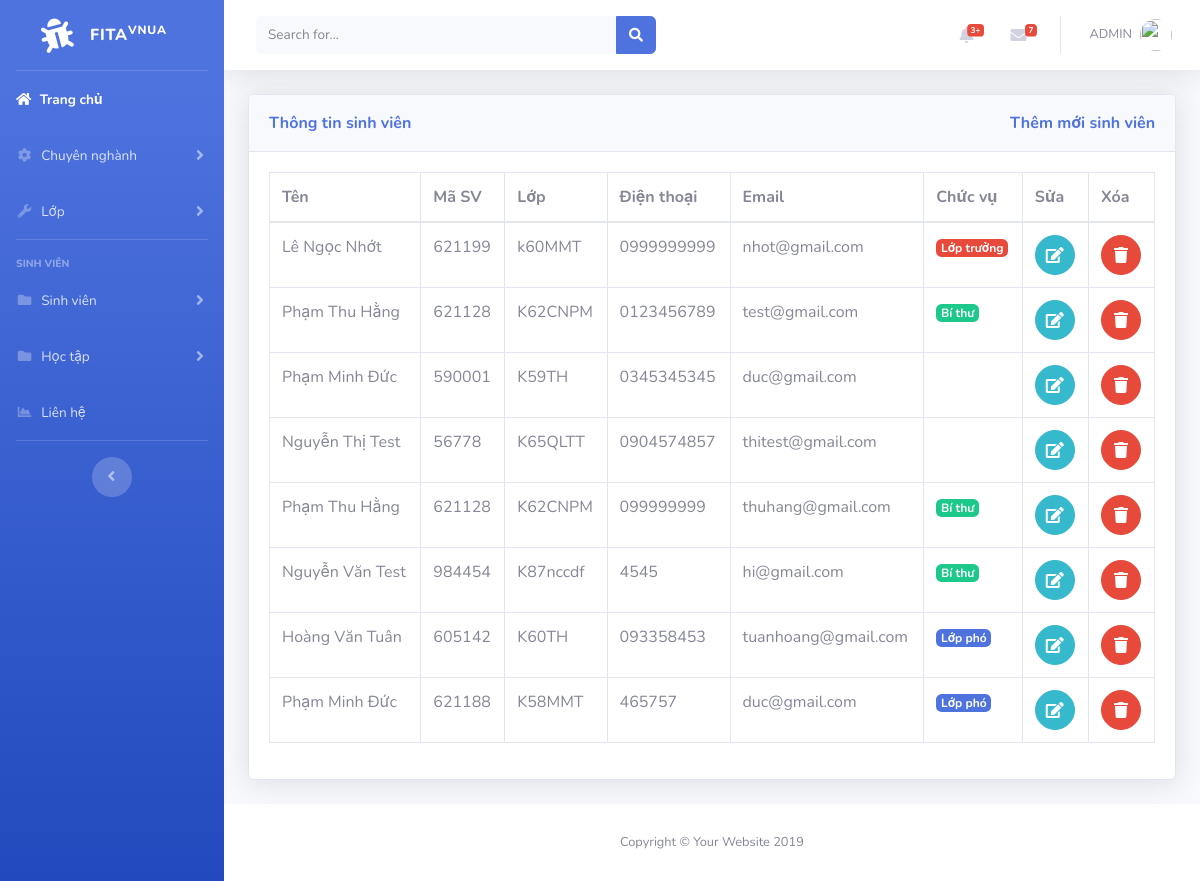
The page /student.php on the database as committed earlier.
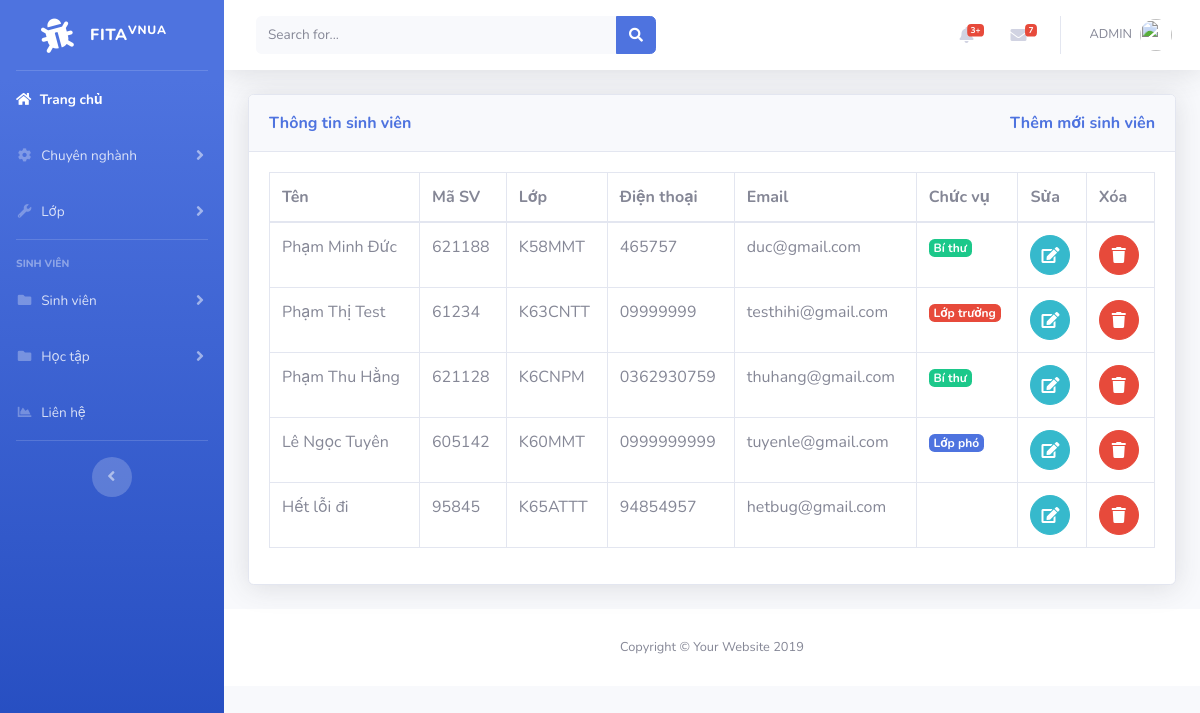
The same page on the database as committed later.
### tables this page shows
CREATE TABLE `student` (
  `id` int(11) NOT NULL,
  `name` varchar(50) NOT NULL,
  `code` varchar(6) NOT NULL,
  `class` varchar(50) NOT NULL,
  `phone` varchar(50) NOT NULL,
  `email` varchar(50) NOT NULL,
  `id_pos` int(6) NOT NULL
);

### student.php (the view, shortened to what this page needs)
<?php
include('includes/header.php');
include('includes/navbar.php');
include('includes/connect.php');
?>
<div class="container-fluid">
<div class="card shadow mb-4">
  <div class="card-header py-3">
    <h7 class="m-0 font-weight-bold text-primary">Thông tin sinh viên
            <a style="float:right" href="add_student.php">
              Thêm mới sinh viên
            </a>
    </h7>
  </div>
  <div class="card-body">
  <div class="table-responsive">
<?php
$query="SELECT * FROM student";
$query_run=mysqli_query($connect,$query);
 ?>
      <table class="table table-bordered" id="dataTable" width="100%" cellspacing="0">
        <thead>
          <tr>
            <th>Tên</th>
            <th>Mã SV</th>
            <th>Lớp</th>
            <th>Điện thoại</th>
            <th>Email</th>
            <th>Chức vụ</th>
            <th>Sửa</th>
            <th>Xóa</th>
          </tr>
        </thead>
        <tbody>
          <?php
              if(mysqli_num_rows($query_run)>0)
              {
                while($row=mysqli_fetch_assoc($query_run))
                {
                  ?>
                      <tr>
                        <td><?php echo $row['name']; ?></td>
                        <td><?php echo $row['code']; ?></td>
                        <td><?php echo $row['class']; ?></td>
                        <td><?php echo $row['phone']; ?></td>
                        <td><?php echo $row['email']; ?></td>
                        <td>
                          <?php
                            if($row['id_pos']==1)
                            {
                              echo '<a href="#" class="badge badge-danger">Lớp trưởng</a>';
                            }
                            if($row['id_pos']==2)
                            {
                              echo '<p class="badge badge-success">Bí thư</p>';
                            }
                            if($row['id_pos']==3)
                            {
                              echo '<p class="badge badge-primary">Lớp phó</p>';
                            }
                            else
                            {
                              echo ' ';
                            }
                          ?>
                        </td>
                        <td>
                            <form action="edit.php" method="post">
                                <button  type="submit" name="edit_btn" class="btn btn-info btn-circle"><i class="fa fa-edit edit"></i></button>
                            </form>
                        </td>
                        <td>
                            <form action="code.php" method="post">
                              <button onclick="return confirm('Bạn có muốn xóa sinh viên')" href="code.php?id=<?php echo $row['name'];?>" type="submit" name="delete_btn" class="btn btn-danger btn-circle"><i class="fas fa-trash"></i></button>
                            </form>
                        </td>
                      </tr>
                  <?php
                }
              }
              else
              {
                echo "Not found";
              }
           ?>
        </tbody>
      </table>
    </div>
  </div>
</div>
</div>
<?php
include('includes/footer.php');
?>

### includes/header.php (shortened to what this page needs)
<!DOCTYPE html>
<html lang="en">
<head>
  <link href="vendor/fontawesome-free/css/all.min.css" rel="stylesheet" type="text/css">
  <link href="css/sb-admin-2.min.css" rel="stylesheet">
</head>
<body id="page-top">
  <div id="wrapper">

### includes/navbar.php (shortened to what this page needs)
   <ul class="navbar-nav bg-gradient-primary sidebar sidebar-dark accordion" id="accordionSidebar">
<a class="sidebar-brand d-flex align-items-center justify-content-center" href="index.php">
  <div class="sidebar-brand-icon rotate-n-15">
    <i class="fas fa-bug"></i>
  </div>
  <div class="sidebar-brand-text mx-3">FITA<sup>Vnua</sup></div>
</a>
<hr class="sidebar-divider my-0">
<li class="nav-item active">
  <a class="nav-link" href="index.php">
    <i class="fas fa-home"></i>
    <span>Trang chủ</span></a>
</li>
<li class="nav-item">
  <a class="nav-link collapsed" href="#" data-toggle="collapse" data-target="#collapseTwo" aria-expanded="true" aria-controls="collapseTwo">
    <i class="fas fa-fw fa-cog"></i>
    <span>Chuyên nghành</span>
  </a>
</li>
<li class="nav-item">
  <a class="nav-link collapsed" href="#" data-toggle="collapse" data-target="#collapseUtilities" aria-expanded="true" aria-controls="collapseUtilities">
    <i class="fas fa-fw fa-wrench"></i>
    <span>Lớp</span>
  </a>
</li>
<hr class="sidebar-divider">
<div class="sidebar-heading">
  Sinh viên
</div>
<li class="nav-item">
  <a class="nav-link collapsed" href="#" data-toggle="collapse" data-target="#collapsePages" aria-expanded="true" aria-controls="collapsePages">
    <i class="fas fa-fw fa-folder"></i>
    <span>Sinh viên</span>
  </a>
</li>
<li class="nav-item">
  <a class="nav-link collapsed" href="#" data-toggle="collapse" data-target="#collapsePages" aria-expanded="true" aria-controls="collapsePages">
    <i class="fas fa-fw fa-folder"></i>
    <span>Học tập</span>
  </a>
</li>
<li class="nav-item">
  <a class="nav-link" href="parent.php">
    <i class="fas fa-fw fa-chart-area"></i>
    <span>Liên hệ</span></a>
</li>
<hr class="sidebar-divider d-none d-md-block">
<div class="text-center d-none d-md-inline">
  <button class="rounded-circle border-0" id="sidebarToggle"></button>
</div>
</ul>
    <div id="content-wrapper" class="d-flex flex-column">
      <div id="content">
        <nav class="navbar navbar-expand navbar-light bg-white topbar mb-4 static-top shadow">
          <form class="d-none d-sm-inline-block form-inline mr-auto ml-md-3 my-2 my-md-0 mw-100 navbar-search">
            <div class="input-group">
              <input type="text" class="form-control bg-light border-0 small" placeholder="Search for..." aria-label="Search" aria-describedby="basic-addon2">
              <div class="input-group-append">
                <button class="btn btn-primary" type="button">
                  <i class="fas fa-search fa-sm"></i>
                </button>
              </div>
            </div>
          </form>
          <ul class="navbar-nav ml-auto">
            <li class="nav-item dropdown no-arrow mx-1">
              <a class="nav-link dropdown-toggle" href="#" id="alertsDropdown" role="button" data-toggle="dropdown" aria-haspopup="true" aria-expanded="false">
                <i class="fas fa-bell fa-fw"></i>
                <span class="badge badge-danger badge-counter">3+</span>
              </a>
            </li>
            <li class="nav-item dropdown no-arrow mx-1">
              <a class="nav-link dropdown-toggle" href="#" id="messagesDropdown" role="button" data-toggle="dropdown" aria-haspopup="true" aria-expanded="false">
                <i class="fas fa-envelope fa-fw"></i>
                <span class="badge badge-danger badge-counter">7</span>
              </a>
            </li>
            <li class="nav-item dropdown no-arrow">
              <a class="nav-link dropdown-toggle" href="#" id="userDropdown" role="button" data-toggle="dropdown" aria-haspopup="true" aria-expanded="false">
                <span class="mr-2 d-none d-lg-inline text-gray-600 small">
               ADMIN
                </span>
                <img class="img-profile rounded-circle" src="https://cdn.pixabay.com/photo/2016/09/01/08/24/smiley-1635449_960_720.png">
              </a>
            </li>
          </ul>
        </nav>

### includes/footer.php
      <footer class="sticky-footer bg-white">
        <div class="container my-auto">
          <div class="copyright text-center my-auto">
            <span>Copyright &copy; Your Website 2019</span>
          </div>
        </div>
      </footer>
</body>
</html>

Rows that differ between the two databases and show on the page:
removed student: name "Lê Ngọc Nhớt", code "621199", class "k60MMT", phone "0999999999", email "nhot@gmail.com", id_pos "Lớp trưởng"
removed student: name "Phạm Thu Hằng", code "621128", class "K62CNPM", phone "0123456789", email "test@gmail.com", id_pos "Bí thư"
removed student: name "Phạm Minh Đức", code "590001", class "K59TH", phone "0345345345", email "duc@gmail.com"
removed student: name "Nguyễn Thị Test", code "56778", class "K65QLTT", phone "0904574857", email "thitest@gmail.com"
removed student: name "Phạm Thu Hằng", code "621128", class "K62CNPM", phone "099999999", email "thuhang@gmail.com", id_pos "Bí thư"
removed student: name "Nguyễn Văn Test", code "984454", class "K87nccdf", phone "4545", email "hi@gmail.com", id_pos "Bí thư"
removed student: name "Hoàng Văn Tuân", code "605142", class "K60TH", phone "093358453", email "tuanhoang@gmail.com", id_pos "Lớp phó"
changed student "Phạm Minh Đức": id_pos "Lớp phó" → "Bí thư"
added student: name "Phạm Thị Test", code "61234", class "K63CNTT", phone "09999999", email "testhihi@gmail.com", id_pos "Lớp trưởng"
added student: name "Phạm Thu Hằng", code "621128", class "K6CNPM", phone "0362930759", email "thuhang@gmail.com", id_pos "Bí thư"
added student: name "Lê Ngọc Tuyên", code "605142", class "K60MMT", phone "0999999999", email "tuyenle@gmail.com", id_pos "Lớp phó"
added student: name "Hết lỗi đi", code "95845", class "K65ATTT", phone "94854957", email "hetbug@gmail.com"
